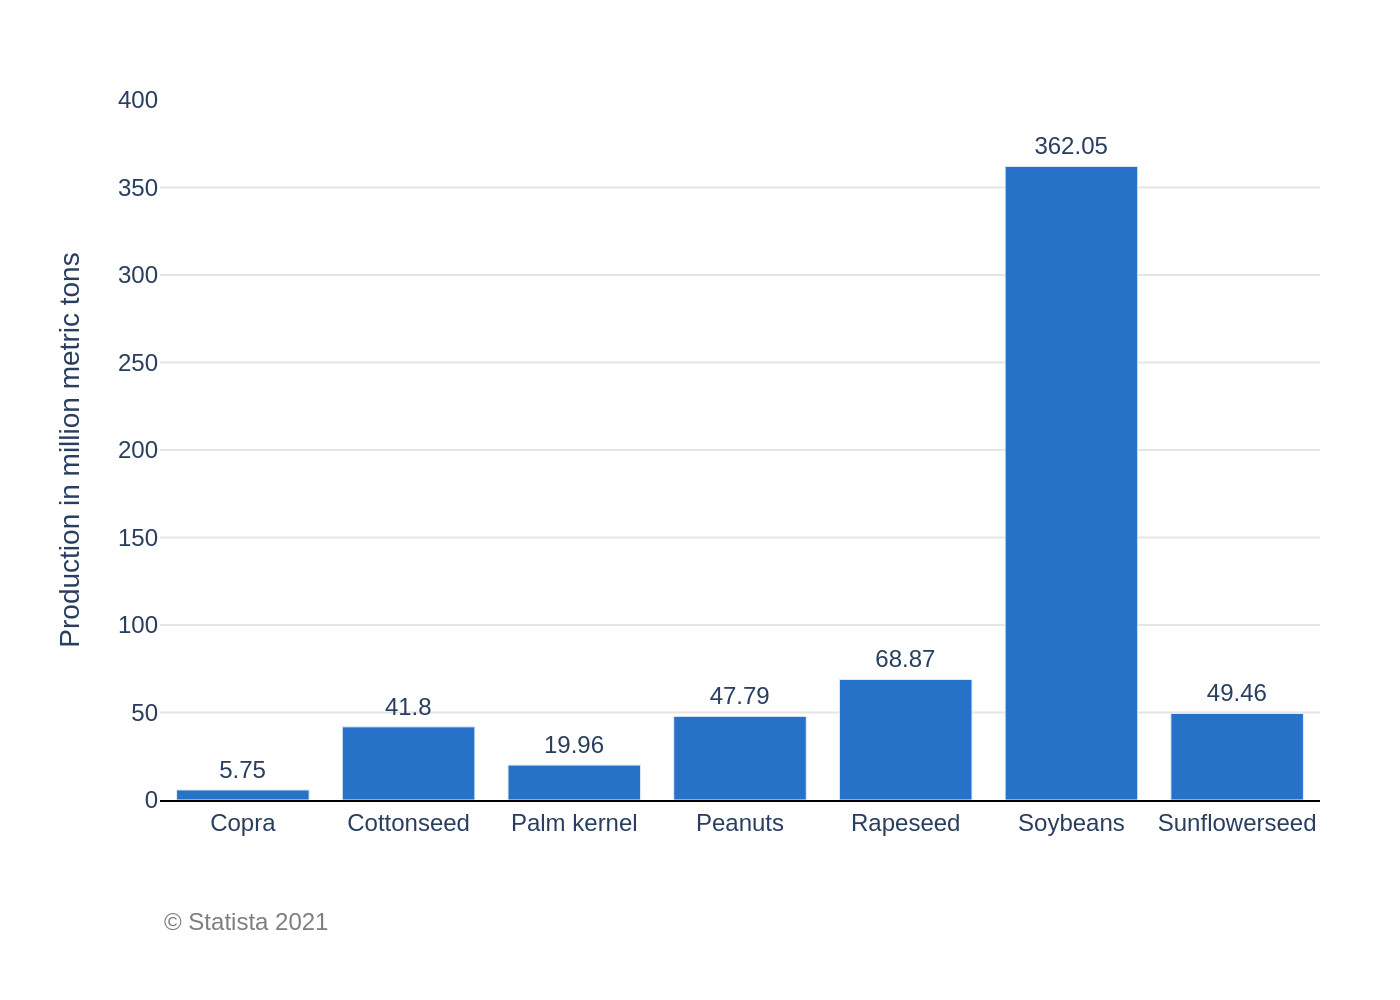

This chart was generated by the following Python code:
import sys
import json
import plotly.graph_objects as go

# --- 1. Load Data from JSON ---
if len(sys.argv) != 2:
    print("Usage: python generate_chart.py <json_file_path>")
    sys.exit(1)

json_path = sys.argv[1]

try:
    with open(json_path, 'r', encoding='utf-8') as f:
        chart_info = json.load(f)
except FileNotFoundError:
    print(f"Error: JSON file not found at '{json_path}'")
    sys.exit(1)
except json.JSONDecodeError:
    print(f"Error: Could not decode JSON from '{json_path}'")
    sys.exit(1)

chart_data = chart_info.get('chart_data', [])
texts = chart_info.get('texts', {})
colors = chart_info.get('colors', [])

# --- 2. Prepare Data for Plotting ---
categories = [item['category'] for item in chart_data]
values = [item['value'] for item in chart_data]

# --- 3. Create the Chart ---
fig = go.Figure()

# Add bar trace
fig.add_trace(go.Bar(
    x=categories,
    y=values,
    text=values,
    textposition='outside',
    marker_color=colors[0] if colors else None,
    cliponaxis=False,
    textfont=dict(
        family="Arial",
        size=12
    )
))

# --- 4. Configure Layout ---

# Combine title and subtitle
title_text = ""
if texts.get("title"):
    title_text += f'<b>{texts["title"]}</b>'
if texts.get("subtitle"):
    if title_text:
        title_text += "<br>"
    title_text += f'<sub>{texts["subtitle"]}</sub>'

fig.update_layout(
    title=dict(
        text=title_text,
        x=0.05,
        xanchor='left'
    ),
    xaxis=dict(
        title_text=texts.get("x_axis_title"),
        tickfont=dict(family="Arial", size=12),
        showline=True,
        linecolor='black',
        linewidth=1
    ),
    yaxis=dict(
        title_text=texts.get("y_axis_title"),
        range=[0, 400],
        tickfont=dict(family="Arial", size=12),
        gridcolor='#E5E5E5'
    ),
    plot_bgcolor='white',
    paper_bgcolor='white',
    font=dict(family="Arial", size=12),
    showlegend=False,
    margin=dict(l=80, r=40, t=50, b=100),
)

# Add source annotation
if texts.get("source"):
    fig.add_annotation(
        text=texts['source'],
        align='left',
        showarrow=False,
        xref='paper',
        yref='paper',
        x=0,
        y=-0.15,
        xanchor='left',
        yanchor='top',
        font=dict(family="Arial", size=12, color="#7f7f7f")
    )

# --- 5. Output the Image ---
# Derive base filename from the input JSON path
base_filename = json_path.split('/')[-1].split('.')[0]
output_filename = f"{base_filename}.png"

fig.write_image(output_filename, scale=2)

print(f"Chart saved as {output_filename}")
